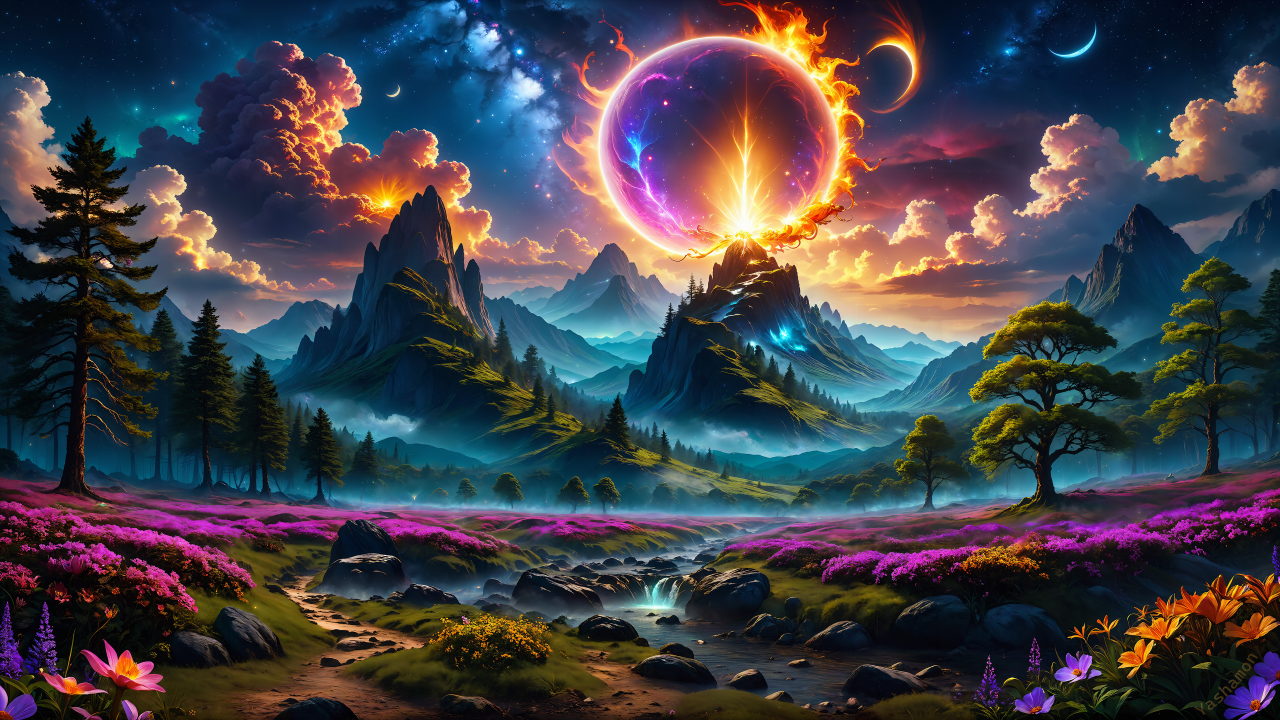
#> input picture bg.jpeg, 3840 x 2160 px (shown at 1/3 size)
$ python -i 3.py   (imports and definitions only)
#> lines starting #> are read from the running program, lines starting #| are printed output that depends on the picture; after the words box and inside, x2 and y2 are one past the last pixel; in counts of white or black regions, pixels touching at a corner belong together
import requests
import cv2
import numpy as np
import tkinter as tk
from tkinter import filedialog, messagebox, Label, Button


# [15 lines left out: function remove_bg, not called in this run]


def detect_edges(image_path, max_size=(200, 200)):
#> called with image_path = 'bg.jpeg', max_size = (200, 200)
    image = cv2.imread(image_path)
#> image is the input picture: shape (2160, 3840, 3); mean B, G, R 73.7, 65.3, 66.3
    if image is None:
        print("Error: Image not found or unable to read.")
        return None  # Return None if the image cannot be read

    # Resize the image to a maximum of 200x200 pixels
    height, width = image.shape[:2]
#> height = 2160; width = 3840
    if height > max_size[0] or width > max_size[1]:
        scaling_factor = min(max_size[0] / height, max_size[1] / width)
#> scaling_factor = 0.0521
        new_size = (int(width * scaling_factor), int(height * scaling_factor))
#> new_size = (200, 112)
        image = cv2.resize(image, new_size, interpolation=cv2.INTER_AREA)
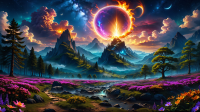
#> image: shape (112, 200, 3); mean B, G, R 73.7, 65.3, 66.3
        print(f"Resized image to: {new_size}")  # Print resized dimensions
#| Resized image to: (200, 112)

    gray_image = cv2.cvtColor(image, cv2.COLOR_BGR2GRAY)
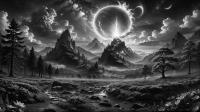
#> gray_image: shape (112, 200); min 2, max 251, mean 66.6
    edges = cv2.Canny(gray_image, threshold1=50, threshold2=150)
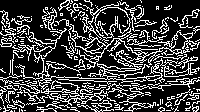
#> edges: shape (112, 200); 25.9% white in thin lines or dots

    return edges, image  # Return both edges and the resized original image


# [10 lines left out: function output_curves_as_stars, not called in this run]


class App:
    # [38 lines left out: functions __init__, pick_image, not called in this run]


# [4 lines not run here, left out]

>>> result = detect_edges('bg.jpeg')

$ run again, on lana.webp
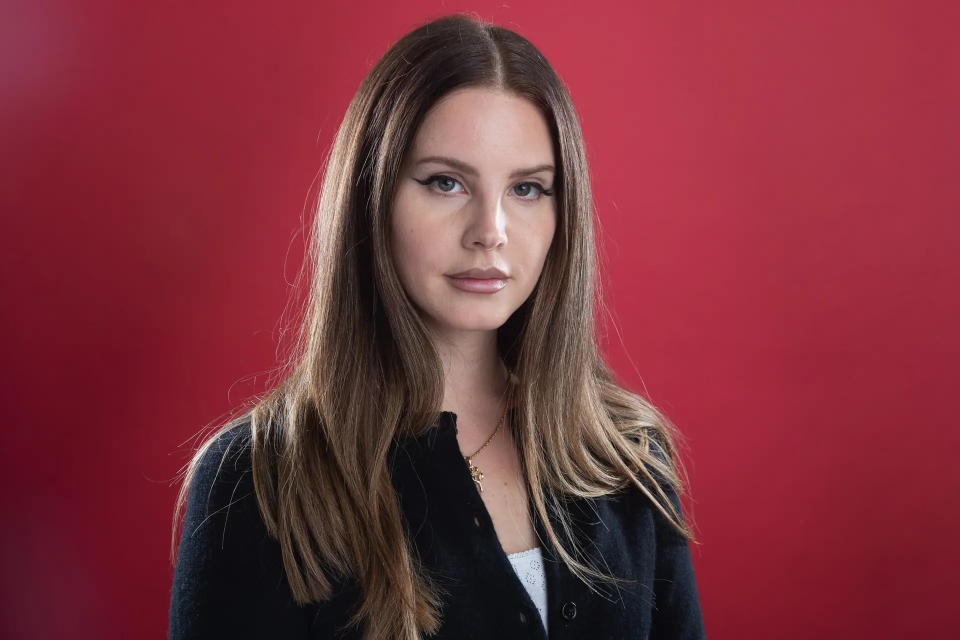
#> input picture lana.webp, 1920 x 1280 px (shown at 1/2 size)
#> in detect_edges, image is the input picture: shape (1280, 1920, 3); mean B, G, R 59.4, 49.5, 125.3
#> image: shape (133, 200, 3)
#| Resized image to: (200, 133)
#> in detect_edges, `gray_image = cv2.cvtColor(image, cv2.COLOR_BGR2GRAY)`:
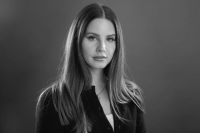
#> gray_image: shape (133, 200); min 9, max 236, mean 73.3
#> in detect_edges, `edges = cv2.Canny(gray_image, threshold1=50, threshold2=150)`:
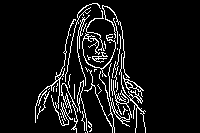
#> edges: shape (133, 200); 8.5% white in thin lines or dots, all inside (x1, y1, x2, y2) = (35, 3, 146, 133)

$ run again, on no-bg.png
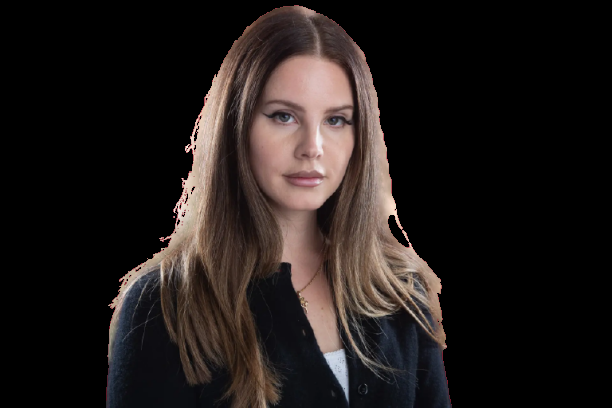
#> input picture no-bg.png, 612 x 408 px
#> in detect_edges, image is the input picture: shape (408, 612, 3); mean B, G, R 26, 27.8, 34
#> image: shape (133, 200, 3)
#| Resized image to: (200, 133)
#> in detect_edges, `gray_image = cv2.cvtColor(image, cv2.COLOR_BGR2GRAY)`:
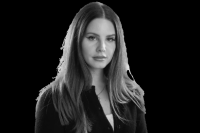
#> gray_image: shape (133, 200); min 0, max 235, mean 29.4
#> in detect_edges, `edges = cv2.Canny(gray_image, threshold1=50, threshold2=150)`:
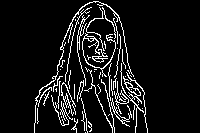
#> edges: shape (133, 200); 8.8% white in thin lines or dots, all inside (x1, y1, x2, y2) = (34, 1, 148, 133)
